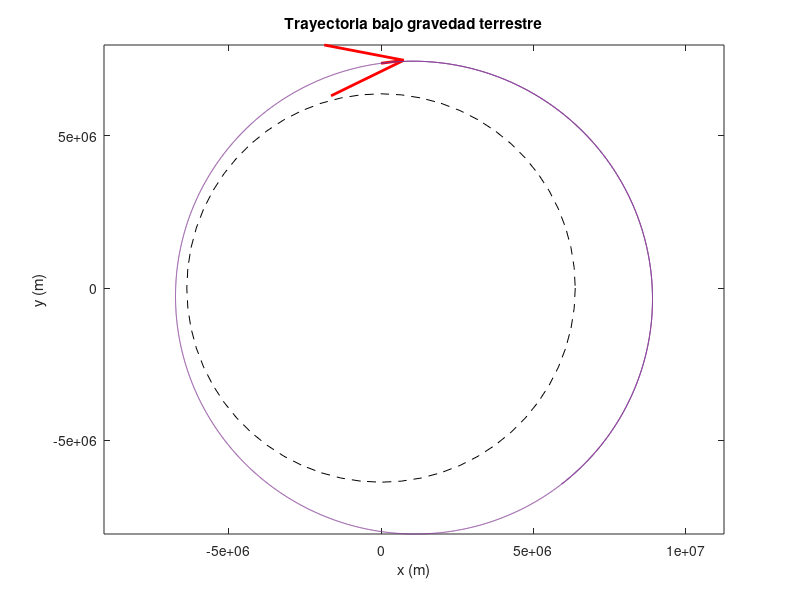

The MATLAB script that drew this image:
% Constantes
G = 6.67430e-11; % constante gravitatoria
M = 5.972e24;    % masa de la Tierra (kg)
R = 6.371e6;     % radio de la Tierra (m)

% Condiciones iniciales
r0 = [0; R + 1e6];      % posición inicial (100 km sobre la Tierra)
v0 = [7500; 1000];         % velocidad inicial (m/s) - ajusta esto para ver diferentes trayectorias

% Tiempo
dt = 1;                 % paso de tiempo (s)
t_max = 10000;          % duración total (s)
n_steps = floor(t_max/dt);

% Inicializar arrays
r = zeros(2, n_steps);
v = zeros(2, n_steps);
r(:,1) = r0;
v(:,1) = v0;

% Simulación (método de Euler)
for i = 1:n_steps-1
    r_norm = norm(r(:,i));
    a = -G * M * r(:,i) / r_norm^3; % aceleración
    v(:,i+1) = v(:,i) + a * dt;
    r(:,i+1) = r(:,i) + v(:,i+1) * dt;
    
    if norm(r(:,i+1)) < R
        fprintf('Impacto en la Tierra en t = %f s\n', i*dt);
        r = r(:,1:i+1); % cortar el array hasta el impacto
        break;
    end
end
%theta = atan2(v(2, :), v(1, :)); % ángulo en radianes

% Dibuja una flecha que representa el vector de velocidad inicial
scale = 1e2; % ajusta para que la flecha no sea demasiado grande
quiver(r0(1), r0(2), v0(1)*scale, v0(2)*scale, 0, 'r', 'LineWidth', 2, 'MaxHeadSize', 2);
hold on;

% Gráfica
plot(r(1,:), r(2,:))
hold on
rectangle('Position',[-R, -R, 2*R, 2*R], 'Curvature',[1,1], 'EdgeColor','k', 'LineStyle','--'); % mostrar la Tierra
% plot((0:length(theta)-1)*dt, rad2deg(theta));
axis equal
xlabel('x (m)')
ylabel('y (m)')
title('Trayectoria bajo gravedad terrestre')
